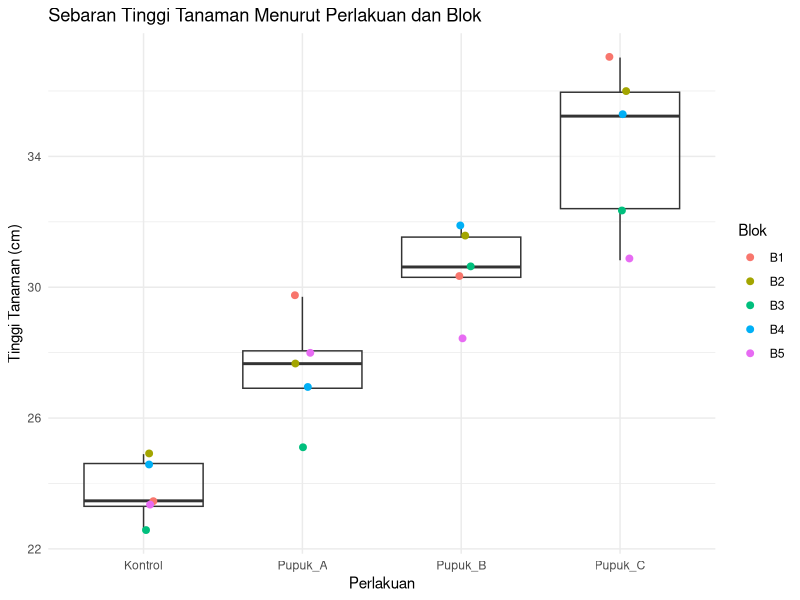
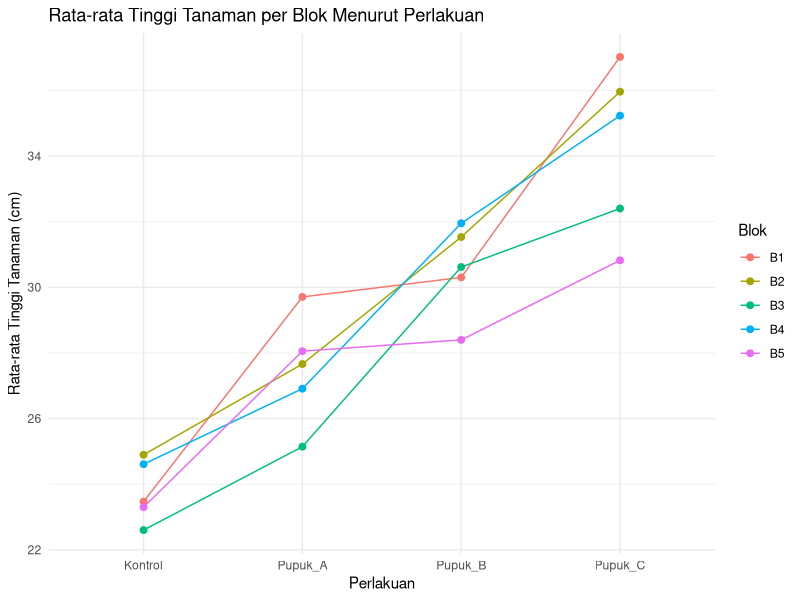
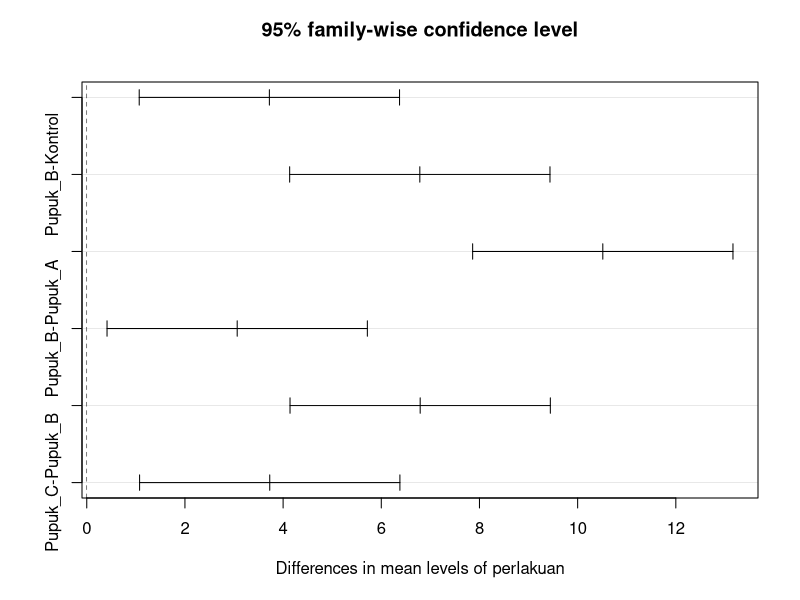
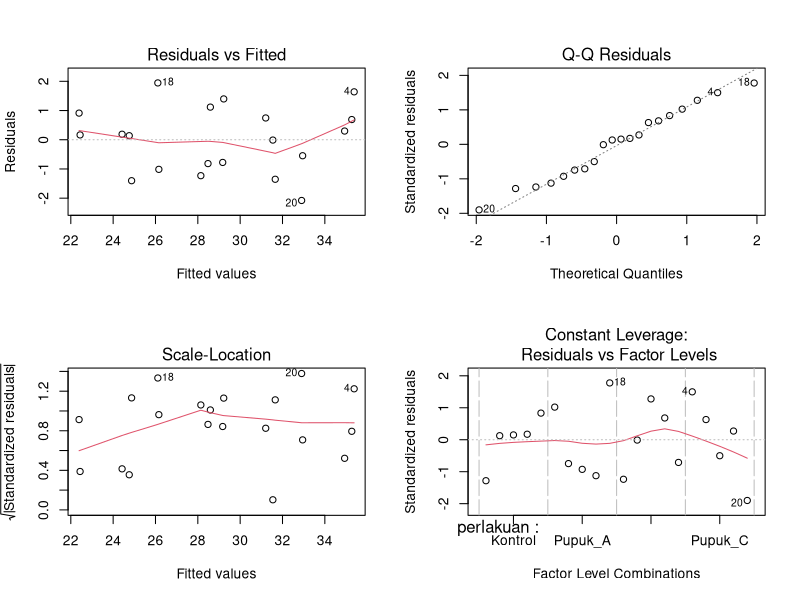

Write the R code that produced these figures, in order.
## =============================================================
## BIOSTATISTIKA UNTUK BIOLOGI
## Pertemuan 2 - Data Numerik Berkelompok
## Topik: Rancangan Acak Kelompok (RAK / RCBD)
## =============================================================
##
## TUJUAN PEMBELAJARAN:
## 1. Memahami perbedaan RAK (RCBD) dengan RAL (Pertemuan 1)
## 2. Membaca & mengeksplorasi data dengan struktur berblok
## 3. Menghitung statistik deskriptif per perlakuan
## 4. Memvisualisasikan data dengan mempertimbangkan blok
## 5. Menguji pengaruh perlakuan DAN blok dengan two-way ANOVA
##    tanpa interaksi (model aditif khas RAK)
## 6. Melakukan uji lanjut Tukey HSD khusus untuk faktor perlakuan
## 7. Memeriksa asumsi model
## =============================================================
##
## KONSEP KUNCI: RAK vs RAL
## Pada RAL (Pertemuan 1), unit percobaan dianggap homogen
## sehingga perlakuan diacak sepenuhnya. Pada RAK, unit percobaan
## memiliki sumber keragaman lain yang diketahui (misalnya
## perbedaan lokasi, waktu, atau kondisi lingkungan) -- sumber
## keragaman ini dikelompokkan menjadi "blok". Dengan memasukkan
## blok ke dalam model, keragaman akibat blok dipisahkan dari
## galat percobaan, sehingga uji terhadap perlakuan menjadi lebih
## sensitif (lebih berpeluang mendeteksi perbedaan yang sebenarnya
## ada).
## =============================================================

## -----------------------------------------------------------
## 0. PERSIAPAN: memuat paket yang dibutuhkan
## -----------------------------------------------------------
# tidyverse adalah kumpulan paket (readr, dplyr, ggplot2, dll)
# yang mempermudah proses baca data, manipulasi, dan visualisasi
# dalam satu alur kerja yang konsisten.
library(dplyr)
library(readr)
library(ggplot2)


## -----------------------------------------------------------
## 1. MEMBACA DATA
## -----------------------------------------------------------
data <- read_csv("data/02_data_numerik_berkelompok.csv")

# glimpse() membantu memastikan struktur data sudah benar:
# - "perlakuan" -> variabel perlakuan (faktor yang diuji)
# - "blok"      -> variabel pengelompokan (faktor kontrol)
# - "tinggi_cm" -> variabel respons numerik
glimpse(data)

# Pastikan "perlakuan" dan "blok" terbaca sebagai faktor
# (kategori), bukan teks/angka bebas. Ini penting karena ANOVA
# memperlakukan keduanya sebagai sumber keragaman kategorik,
# bukan variabel numerik kontinu.
data <- data |>
  mutate(
    perlakuan = factor(perlakuan),
    blok = factor(blok)
  )

levels(data$perlakuan)
levels(data$blok)


## -----------------------------------------------------------
## 2. STATISTIK DESKRIPTIF PER PERLAKUAN
## -----------------------------------------------------------
# Ringkasan ini menggambarkan rata-rata & keragaman tinggi
# tanaman pada tiap perlakuan, digabung lintas semua blok.
# Ini baru gambaran awal -- efek blok belum diperhitungkan di
# sini, dan baru akan terlihat lewat model ANOVA di bagian 4.
data |>
  group_by(perlakuan) |>
  summarise(
    n = n(),
    mean = mean(tinggi_cm, na.rm = TRUE),
    sd = sd(tinggi_cm, na.rm = TRUE),
    .groups = "drop"
  )

# Statistik deskriptif per blok juga berguna untuk melihat
# apakah blok memang menyumbang keragaman yang cukup besar
# (jika rata-rata antar blok jauh berbeda, artinya pengelompokan
# blok memang beralasan/bermanfaat).
data |>
  group_by(blok) |>
  summarise(
    n = n(),
    mean = mean(tinggi_cm, na.rm = TRUE),
    sd = sd(tinggi_cm, na.rm = TRUE),
    .groups = "drop"
  )


## -----------------------------------------------------------
## 3. VISUALISASI DATA
## -----------------------------------------------------------
# Boxplot per perlakuan tetap menjadi cara utama melihat sebaran
# respons antar perlakuan. Titik individual (geom_point + jitter)
# menampilkan tiap pengamatan, dan pewarnaan menurut blok
# membantu melihat apakah pola tinggi tanaman konsisten di
# setiap blok atau tidak.
ggplot(data, aes(x = perlakuan, y = tinggi_cm)) +
  geom_boxplot(alpha = 0.5, outlier.shape = NA) +
  geom_point(
    aes(color = blok),
    position = position_jitter(width = 0.08),
    size = 2
  ) +
  labs(
    title = "Sebaran Tinggi Tanaman Menurut Perlakuan dan Blok",
    x = "Perlakuan",
    y = "Tinggi Tanaman (cm)",
    color = "Blok"
  ) +
  theme_minimal()

# Grafik tambahan: garis per blok untuk melihat pola/interaksi
# perlakuan-blok secara visual. Jika garis antar blok cenderung
# sejajar, ini mendukung asumsi model aditif (tanpa interaksi)
# yang digunakan pada RAK klasik di bagian 4.
ggplot(data, aes(x = perlakuan, y = tinggi_cm, group = blok, color = blok)) +
  geom_line(stat = "summary", fun = mean) +
  geom_point(stat = "summary", fun = mean, size = 2) +
  labs(
    title = "Rata-rata Tinggi Tanaman per Blok Menurut Perlakuan",
    x = "Perlakuan",
    y = "Rata-rata Tinggi Tanaman (cm)",
    color = "Blok"
  ) +
  theme_minimal()


## -----------------------------------------------------------
## 4. MODEL RAK: TWO-WAY ANOVA TANPA INTERAKSI
## -----------------------------------------------------------
# Model: tinggi_cm ~ perlakuan + blok
# Notasi "+" (bukan "*") berarti model aditif: pengaruh
# perlakuan dan pengaruh blok terhadap tinggi_cm dianggap saling
# bebas/tidak berinteraksi. Ini adalah bentuk model klasik untuk
# RAK dengan satu ulangan per kombinasi perlakuan-blok.
#
# Urutan penulisan (perlakuan + blok) memengaruhi tabel Sum of
# Squares tipe I (default aov()): keragaman akibat perlakuan
# dihitung lebih dulu, baru sisanya dijelaskan oleh blok. Karena
# fokus penelitian ada pada perlakuan, urutan ini yang lazim
# digunakan.
model <- aov(tinggi_cm ~ perlakuan + blok, data = data)

# summary() menghasilkan tabel ANOVA dengan baris terpisah untuk
# "perlakuan" dan "blok":
# - Baris "perlakuan" -> menguji apakah rata-rata tinggi_cm
#   berbeda signifikan antar perlakuan (ini fokus utama analisis)
# - Baris "blok"      -> menguji apakah blok menyumbang keragaman
#   signifikan (menunjukkan apakah pengelompokan blok efektif)
summary(model)


## -----------------------------------------------------------
## 5. UJI LANJUT (POST-HOC): TUKEY HSD UNTUK PERLAKUAN
## -----------------------------------------------------------
# Karena yang ingin dibandingkan secara berpasangan adalah
# level-level "perlakuan" (bukan "blok"), argumen kedua pada
# TukeyHSD() diisi "perlakuan" agar hanya perbandingan antar
# perlakuan yang dihitung dan ditampilkan.
#
# Catatan: sama seperti Pertemuan 1, uji lanjut ini hanya
# relevan diinterpretasikan jika baris "perlakuan" pada tabel
# ANOVA di atas signifikan (Pr(>F) < 0.05).
tukey_result <- TukeyHSD(model, "perlakuan")
print(tukey_result)

# Selang kepercayaan yang tidak melewati angka 0 menunjukkan
# pasangan perlakuan tersebut berbeda signifikan.
plot(tukey_result)


## -----------------------------------------------------------
## 6. PEMERIKSAAN ASUMSI MODEL (DIAGNOSTIK)
## -----------------------------------------------------------
# Asumsi yang diperiksa sama seperti pada model RAL:
#   (1) Residual menyebar normal
#   (2) Ragam antar kelompok homogen
#   (3) Tidak ada pencilan yang terlalu berpengaruh
# Namun pada RAK, residual yang diperiksa sudah "bersih" dari
# pengaruh blok, karena blok sudah dimasukkan ke dalam model.
par(mfrow = c(2, 2))
plot(model)
par(mfrow = c(1, 1)) # kembalikan tampilan grafik ke normal


## -----------------------------------------------------------
## 7. (OPSIONAL) UJI FORMAL ASUMSI
## -----------------------------------------------------------
# Uji Shapiro-Wilk untuk normalitas residual, dan Bartlett untuk
# homogenitas ragam antar kelompok perlakuan. Sama seperti
# sebelumnya, kedua uji ini melengkapi -- bukan menggantikan --
# pemeriksaan visual pada bagian 6.
shapiro.test(residuals(model))
bartlett.test(tinggi_cm ~ perlakuan, data = data)

## =============================================================
## RINGKASAN ALUR ANALISIS:
## Baca data -> Eksplorasi -> Deskriptif (per perlakuan & blok)
## -> Visualisasi -> ANOVA dua arah (perlakuan + blok) ->
## Post-hoc Tukey khusus perlakuan -> Cek asumsi model
##
## PERBEDAAN UTAMA DENGAN PERTEMUAN 1 (RAL):
## - Model menambahkan "blok" sebagai sumber keragaman terkontrol
## - Tukey HSD dibatasi hanya untuk faktor "perlakuan"
## - Tujuannya: mengurangi galat percobaan dengan memisahkan
##   keragaman akibat blok, sehingga uji perlakuan lebih peka
## =============================================================
